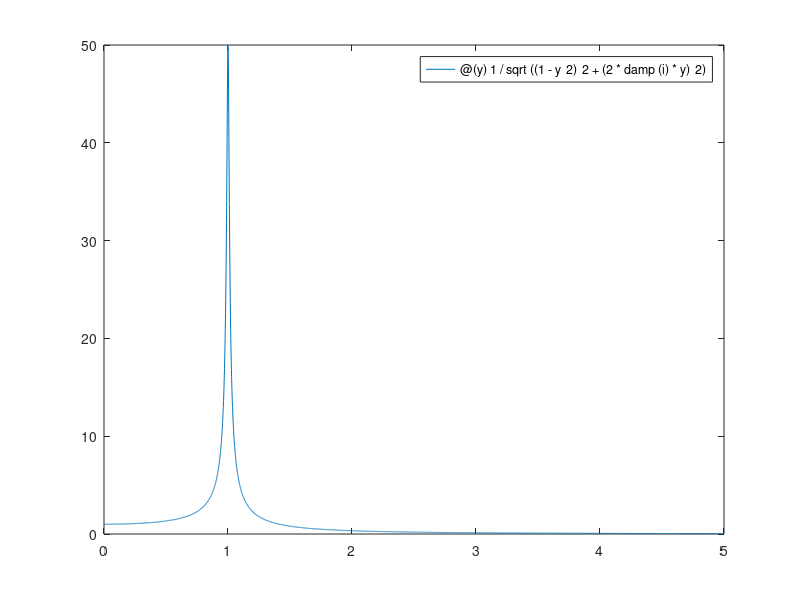
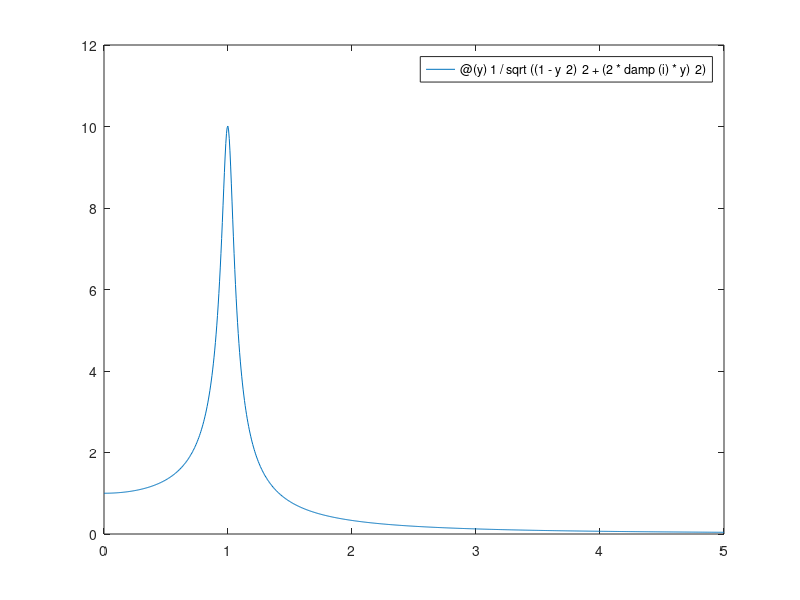
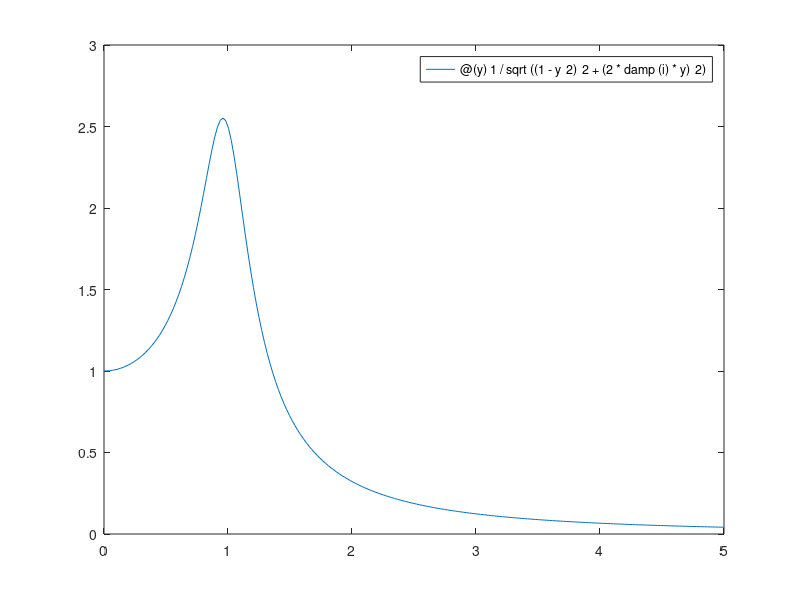
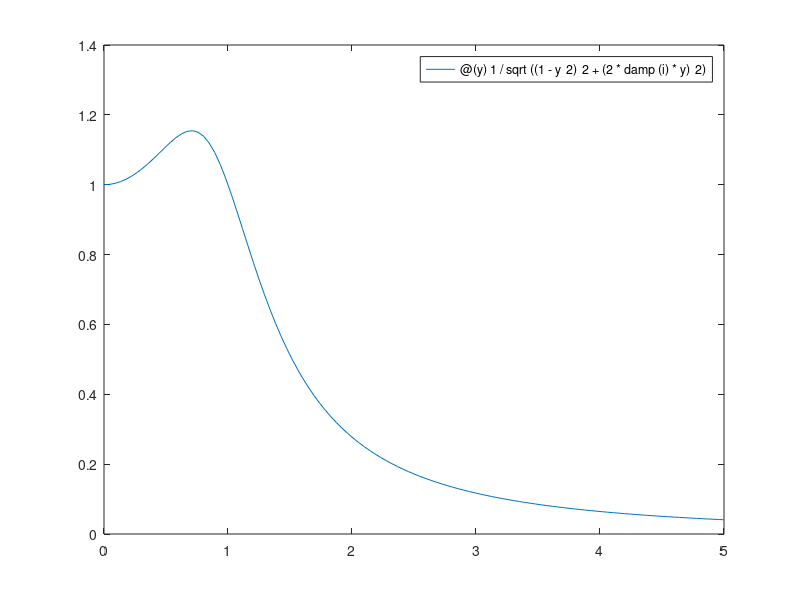

The MATLAB source for these figures, in order:
%QUESTION 2:
clc;
clear;
damp = [0.01 0.05 0.2 0.5]; % damping ratio
for i = 1:4
    figure();
    fplot(@(y) 1/sqrt((1-y^2)^2+(2*damp(i)*y)^2),[0 5]); %Formula for DAF
end

